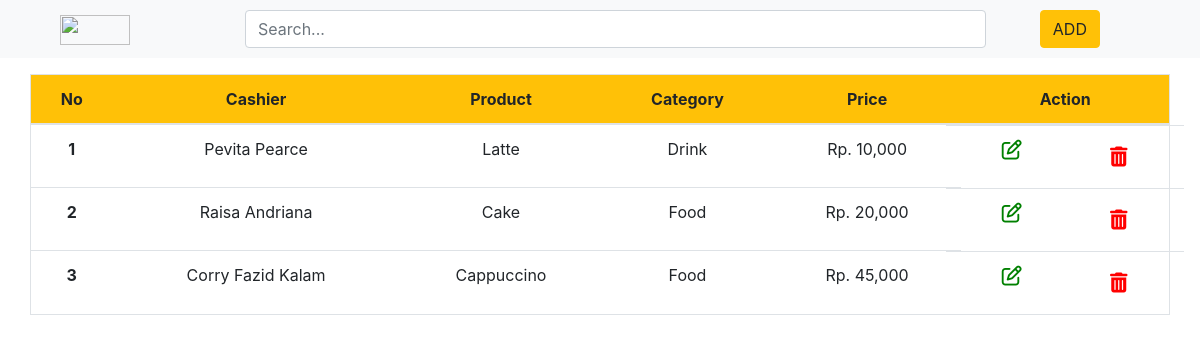
Page /3c/index.php on the committed database.
### tables this page shows
CREATE TABLE `product` (
  `id` int(5) NOT NULL,
  `name` varchar(100) NOT NULL,
  `price` int(10) NOT NULL,
  `id_category` int(5) NOT NULL,
  `id_cashier` int(5) NOT NULL
);

CREATE TABLE `cashier` (
  `id` int(5) NOT NULL,
  `name` varchar(100) NOT NULL
);

CREATE TABLE `category` (
  `id` int(11) NOT NULL,
  `name` varchar(100) NOT NULL
);

### 3c/index.php (the view, shortened to what this page needs)
<!doctype html>
<html lang="en">
  <head>
    <link rel="stylesheet" href="https://maxcdn.bootstrapcdn.com/bootstrap/4.0.0/css/bootstrap.min.css">
  </head>
  <body>
    <nav class="navbar navbar-light bg-light">
      <div class="container">
        <div class="col">
          <a class="navbar-brand" href="#">
            <img src="https://www.arkademy.com/img/logo%20arkademy.1c82cf5c.svg" width="70" height="30" alt="">
          </a>
        </div>
        <form class="col-10">
          <div class="row">
            <div class="col-10 mr-4">
              <input type="search" class="form-control" name="search" placeholder="Search...">
            </div>
            <div class="col">
              <a class="btn btn-warning" data-toggle="modal" data-target="#addModal">ADD</a>
            </div>
          </div>
        </form>
      </div>
    </nav>
    <div class="container mt-3">
      <div class="row justify-content-center">
        <table class="table border" style="text-align: center">
          <thead>
            <tr class="bg-warning">
              <th scope="col">No</th>
              <th scope="col">Cashier</th>
              <th scope="col">Product</th>
              <th scope="col">Category</th>
              <th scope="col">Price</th>
              <th scope="col">Action</th>
            </tr>
          </thead>
          <tbody>
            <?php
              $connection = mysqli_connect('localhost', 'root', '', 'arkademy_camp');
              $result = mysqli_query($connection, 'select P.id, Ch.name as cashier_name, P.name as product_name, Ca.name category_name, P.price from product P inner join category Ca on P.id_category=Ca.id inner join cashier Ch on P.id_cashier=Ch.id');
              $i = 1;
              while($row = mysqli_fetch_assoc($result)) {
            ?>
            <tr>
              <th scope="row"><?=$i?></th>
              <td><?=$row['cashier_name']?></td>
              <td><?=$row['product_name']?></td>
              <td><?=$row['category_name']?></td>
              <td>Rp. <?=number_format($row['price'])?></td>
              <td class="row">
                <a data-toggle="modal" data-target="#editModal<?=$row['id']?>" class="col"><span style="color: green" class="fa fa-edit fa-lg"></span></a>
                <form method="post" action="delete.php" class="col">
                  <button type="submit"  class="btn bg-transparent" data-toggle="modal" data-target="#deleteModal"><span style="color: red" class="fa fa-trash fa-lg "></span></a> </button>
                </form>
              </td>
            </tr>
            <?php
                $i++;
              }
            ?>
          </tbody>
        </table>
      </div>
    </div>
  </body>
</html>

### rows in the picture
product: id_cashier.name "Pevita Pearce", name "Latte", id_category.name "Drink", price "10,000"
product: id_cashier.name "Raisa Andriana", name "Cake", id_category.name "Food", price "20,000"
product: id_cashier.name "Corry Fazid Kalam", name "Cappuccino", id_category.name "Food", price "45,000"
